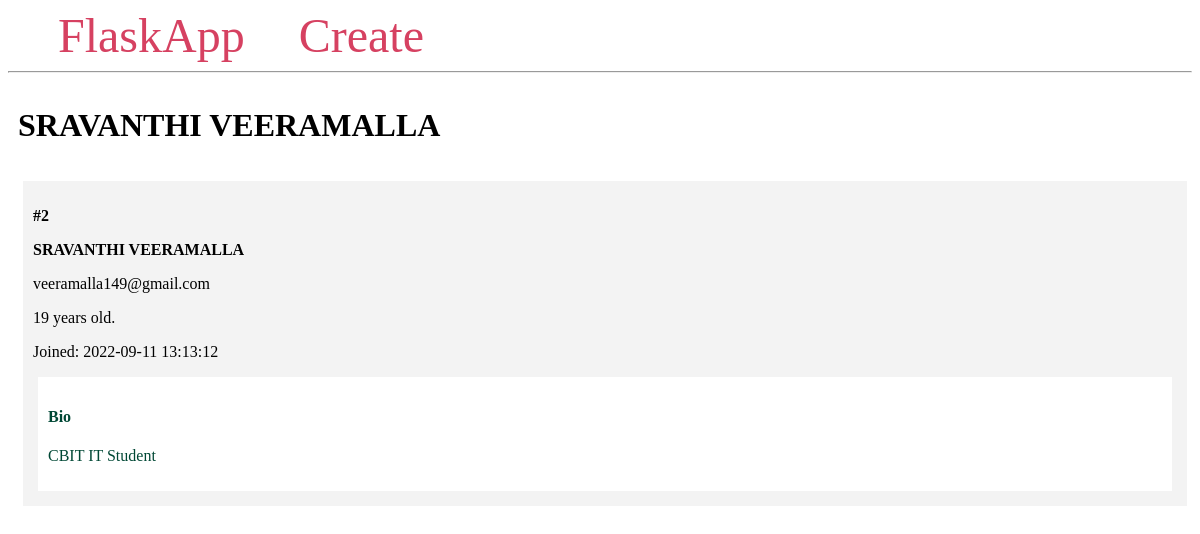
Page /2/ on the committed database.
### app.py (models this page shows, shortened)
class Students(db.Model):
    id = db.Column(db.Integer,primary_key =True)
    firstname = db.Column(db.String(100),nullable =False)
    lastname = db.Column(db.String(100),nullable =False)
    email= db.Column(db.String(100),unique=True,nullable =False)
    age = db.Column(db.Integer)
    created_at = db.Column(db.DateTime(timezone=True),
                           server_default=func.now())
    bio = db.Column(db.Text)

### app.py (the view)
@app.route('/<int:student_id>/')
def student(student_id):
    student = Students.query.get_or_404(student_id)
    return render_template('student.html',student=student)

### templates/student.html
{% extends 'base.html' %}
{% block content %}
    <span class="title">
        <h1>{% block title %} {{ student.firstname }} {{ student.lastname }}{% endblock %}</h1>
    </span>
    <div class="content">
            <div class="student">
                <p><b>#{{ student.id }}</b></p>
                <b>
                    <p class="name">{{ student.firstname }} {{ student.lastname }}</p>
                </b>
                <p>{{ student.email }}</p>
                <p>{{ student.age }} years old.</p>
                <p>Joined: {{ student.created_at }}</p>
                <div class="bio">
                    <h4>Bio</h4>
                    <p>{{ student.bio }}</p>
                </div>
            </div>
    </div>
{% endblock %}

### templates/base.html (style rules this page uses)
.title { margin: 5px; }
.content { margin: 5px; width: 100%; display: flex; flex-direction: row; flex-wrap: wrap; }
.student { flex: 20%; padding: 10px; margin: 5px; background-color: #f3f3f3; inline-size: 100%; }
.bio { padding: 10px; margin: 5px; background-color: #ffffff; color: #004835; }

### rows in the picture
Students: firstname "SRAVANTHI", lastname "VEERAMALLA", id "2", email "veeramalla149@gmail.com", age "19", created_at "2022-09-11 13:13:12", bio "CBIT IT Student"
